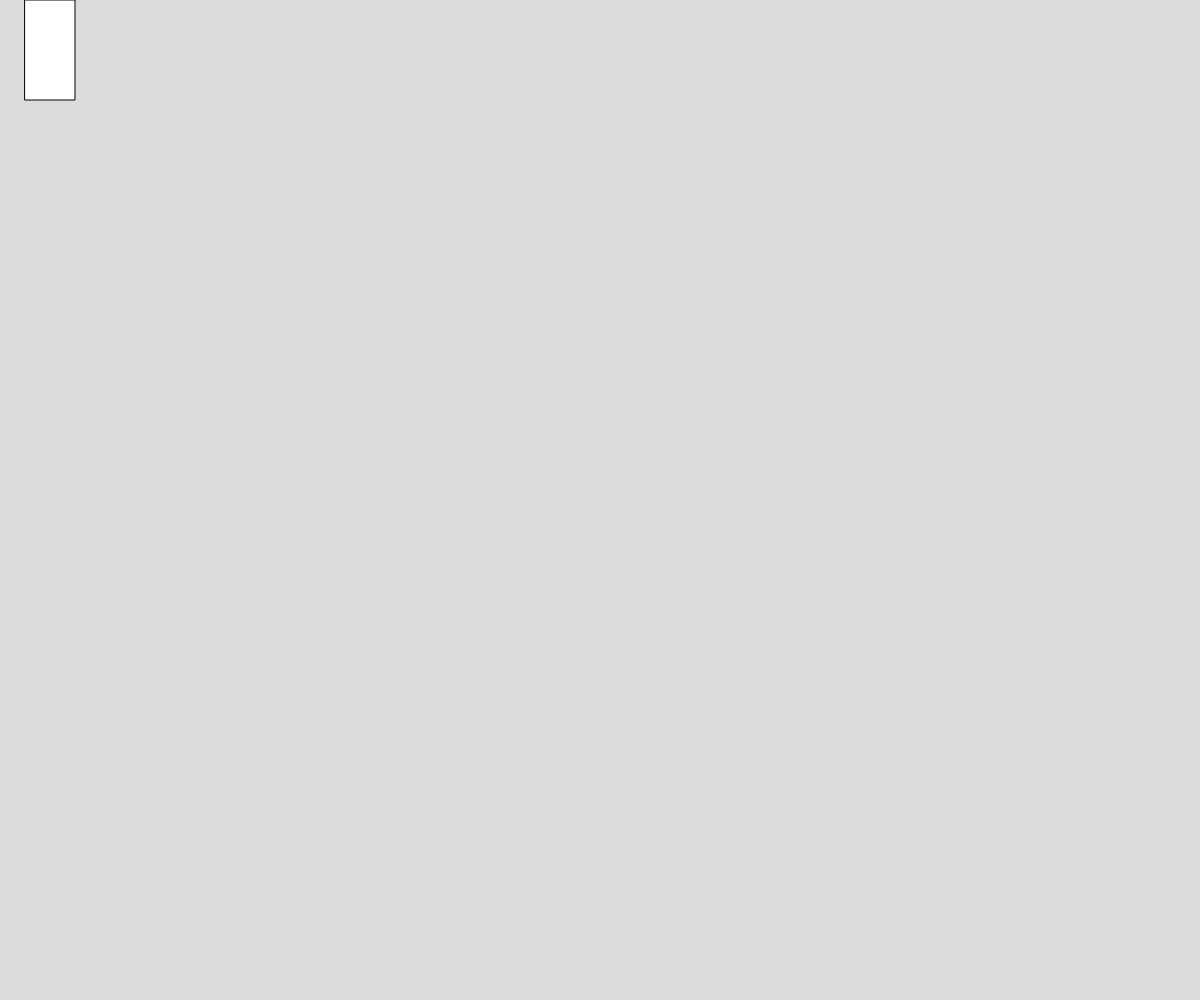
Frame 1 (no input)
Frame 60 (no input): identical to frame 1, image omitted
Frame 120 (the mouse pressed at the canvas centre since frame 60): identical to frame 1, image omitted

The p5.js sketch that drew this single still picture (run headless with seeded random() and noise() and a simulated clock; from frame 60 on, the mouse is pressed at the canvas centre):

// p5.js sketch
// ── sketch.js



let rX = 50;      let rY = 50;

function setup() {
    createCanvas(windowWidth, windowHeight);
    rectMode(CENTER); //CORNER
}

function draw() {
    background(220)
    //moving rectangle
    if(keyIsPressed  && key==="a"){
        //good to use in draw() when we want to detect nutton beging held
        
        rY += 2;
        if(rY > height) rY = 0;
    }
    rect(rX, rY, 50, 100);
}
